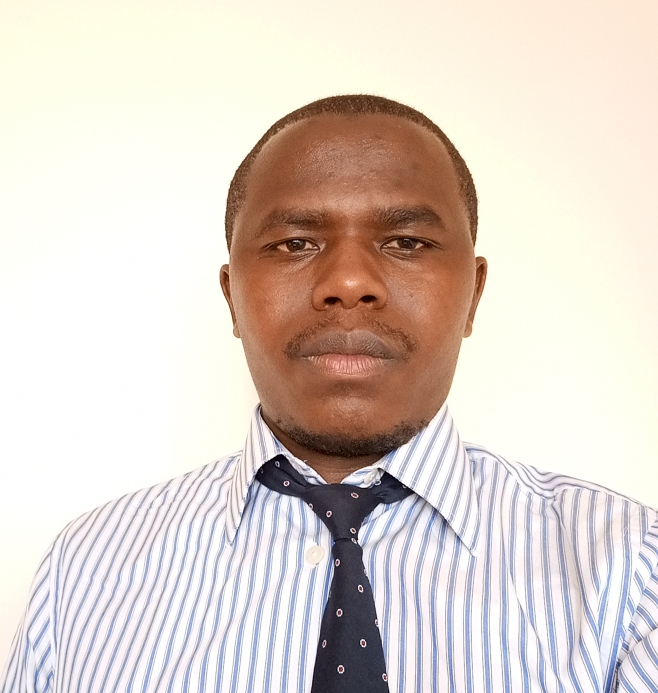
#> input picture ImageManipulation/George-image.jpeg, 658 x 693 px
$ python resize-passport.py   (older library calls are emulated)
#> lines starting #> are read from the running program, lines starting #| are printed output that depends on the picture
from PIL import Image

# Open the original image
with Image.open('George-image.jpeg') as img:
    # Resize the image to 1200px by 148px using the ANTIALIAS filter
#> img is the input picture: PIL image 658x693 RGB; mean R, G, B 222, 210.6, 202.4
    resized_img = img.resize((600, 600), resample=Image.LANCZOS)
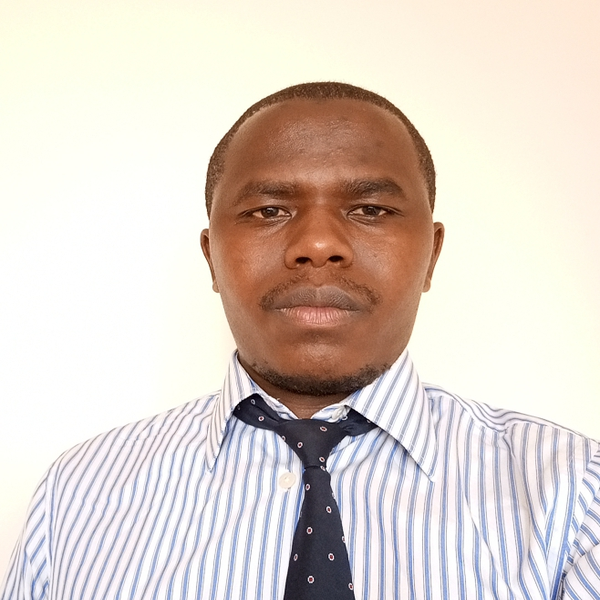
#> resized_img: PIL image 600x600 RGB; mean R, G, B 221.9, 210.6, 202.4
    # Save the resized image
    resized_img.save('resized-passport.jpeg')
